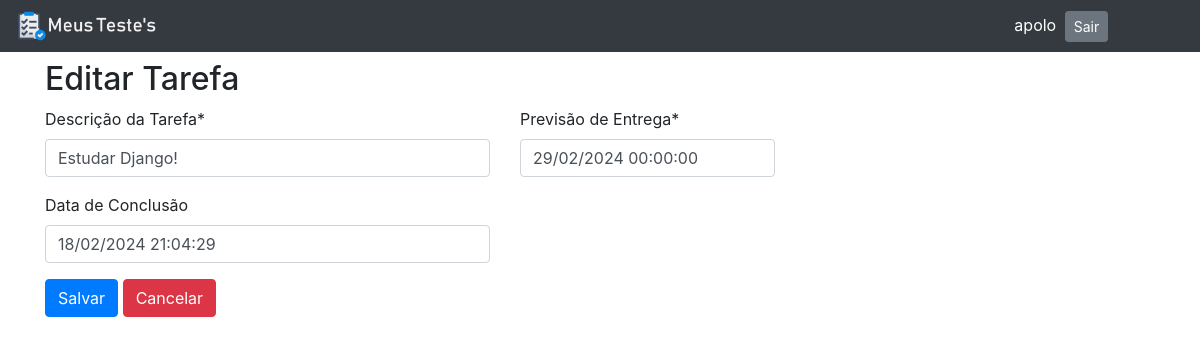
The app's page /update/65/ (signed in) with its own data.
### tasks/models.py (models this page shows, shortened)
class Task(models.Model):
    usuario = models.ForeignKey(User, on_delete=models.PROTECT, blank=True)
    text_description=models.CharField(max_length=100)
    date_register=models.DateTimeField(auto_now_add=True)
    date_delivery=models.DateTimeField()
    date_complete=models.DateTimeField(null=True, blank=True)
    class Meta:
        ordering = ['date_delivery']

### tasks/views.py (the view)
# urls.py: path('update/<int:pk>/', views.Update.as_view(), name='Update'),
class Update(LoginRequiredMixin, generic.UpdateView):
    model=models.Task
    form_class=forms.FormTask
    context_object_name='form'
    template_name='tasks/update.html'
    success_url=reverse_lazy('tasks:Index')

### tasks/forms.py (shortened to what this page needs)
class FormTask(forms.ModelForm):
    class Meta:
        model=models.Task
        fields='__all__'
        labels={
            'text_description': 'Descrição da Tarefa',
            'date_delivery':'Previsão de Entrega',
            'date_complete': 'Data de Conclusão'
        }
    def __init__(self, *args, **kwargs):
        super().__init__(*args, **kwargs)
        self.helper = FormHelper()
        self.helper.layout = Layout(
            Row(
                Column('text_description', css_class='form-group col-md-5 mb-0'),
                Column('date_delivery', css_class='form-group col-md-3 mb-0'),
            ),
            Row(
                Column('date_complete', css_class='form-group col-md-5 mb-0'),
            ),
            Submit('submit', 'Salvar'),
            HTML('<a href="{% url "tasks:Index" %}" class="btn btn-danger">Cancelar</a>')
        )

### templates/tasks/update.html (shortened to what this page needs)
{% extends 'base.html' %}
{% load crispy_forms_tags %}
{% block h2 %}Editar Tarefa{% endblock %}
{% block main %}
    <form method="POST">
        {% crispy form %}
    </form>
{% endblock %}

### templates/base.html (shortened to what this page needs)
{% load static %}
<!DOCTYPE html>
<html lang="pt-br">
    <head>
        <link rel="stylesheet" href="https://stackpath.bootstrapcdn.com/bootstrap/4.1.3/css/bootstrap.min.css">
    </head>
    <body>
        <nav class="navbar navbar-dark bg-dark row text-white">
            <div class="col-sm-10">
                <a href="{% url 'tasks:Index' %}">
                    <img src="{% static 'tasks/img/meustestes.jpg' %}" alt="logo" width="15%">
                </a>
            </div>
                {% if request.user.is_authenticated %}
            <div class="col-sm-2">
                <form method="post" action="{% url 'logout' %}">{% csrf_token %}
                        {{ request.user }}
                        <input type="submit" class="btn btn-sm btn-secondary ml-1" value="Sair">
                </form>
                {% endif %}
            </div>
        </nav>
        <main class="container mt-2">
            <h2>{% block h2 %}{% endblock %}</h2>
            {% block main %}{% endblock %}
        </main>
    </body>
</html>

### records on screen
Task: text_description "Estudar Django!", date_delivery "29/02/2024 00:00:00", date_complete "18/02/2024 21:04:29"

### other values on screen
{{ request.user }} "apolo"
